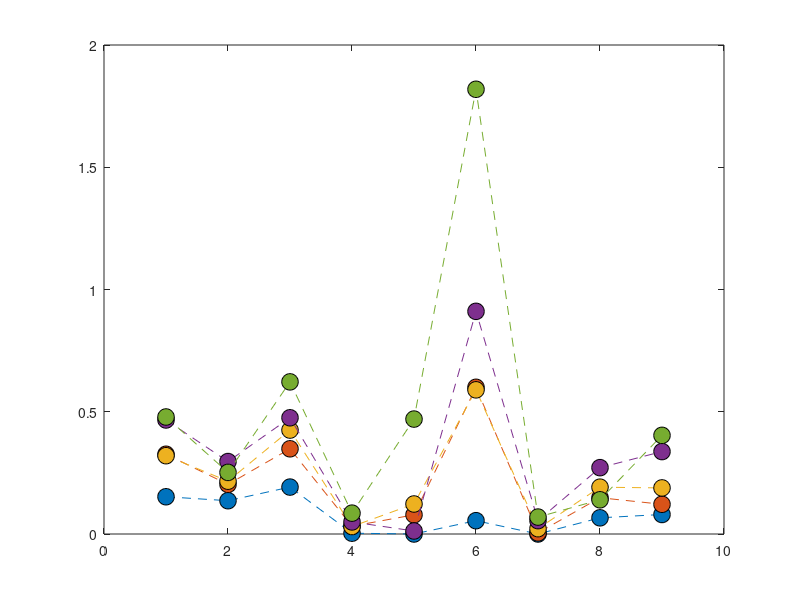

This chart was generated by the following MATLAB code: (Note: this script raises an error after producing the figure.)
clear;
close all;
%AS3959 firebrand flux Scrub FDI50

Firebrand_flux_BAL12p5 = [0.152368953	0.136204171	0.191895759	0.003265797	0	0.054463228	0	0.066238643	0.079844246];
Firebrand_flux_BAL19 = [0.326112795	0.202969175	0.348530407	0.031936387	0.078425328	0.599976823	0.004632553	0.148358569	0.121539733];
Firebrand_flux_BAL29 = [0.320294613	0.216018612	0.425056562	0.030700976	0.122780114	0.589597549	0.021868427	0.191479078	0.188491774];
Firebrand_flux_BAL40 = [0.466322672	0.296298277	0.475406107	0.049366045	0.012378856	0.910669904	0.054696304	0.27134664	0.337162951];
Firebrand_flux_BALFZ = [0.478644975	0.251931975	0.622226428	0.085278545	0.470039547	1.818884029	0.069292891	0.139960222	0.403440628];


plot([Firebrand_flux_BAL12p5],'o--','MarkerSize',12,'MarkerEdgeColor','black','MarkerFaceColor',[0, 0.4470, 0.7410]);
hold on
plot([Firebrand_flux_BAL19],'o--','MarkerSize',12,'MarkerEdgeColor','black','MarkerFaceColor',[0.8500, 0.3250, 0.0980]);
plot([Firebrand_flux_BAL29],'o--','MarkerSize',12,'MarkerEdgeColor','black','MarkerFaceColor',[0.9290, 0.6940, 0.1250]);
plot([Firebrand_flux_BAL40],'o--','MarkerSize',12,'MarkerEdgeColor','black','MarkerFaceColor',[0.4940, 0.1840, 0.5560]);
plot([Firebrand_flux_BALFZ],'o--','MarkerSize',12,'MarkerEdgeColor','black','MarkerFaceColor',[0.4660, 0.6740, 0.1880]);



ax = gca;
ax.XTickLabels = {'House','Roof','Gutter','Sub-floor','Door','Deck','Window','House back','stairs'};
grid on;


box on
xtickangle(45)
xlabel('Location','FontWeight','bold','FontSize',20,...
    'FontName','Calibri');
ylabel('Firebrand flux (pcs.m^{-2}.s^{-1})','FontWeight','bold','FontSize',20,...
    'FontName','Calibri');

set(gca,'fontsize',18);

legend('BAL 12.5','BAL 19','BAL 29','BAL 40','BAL FZ')